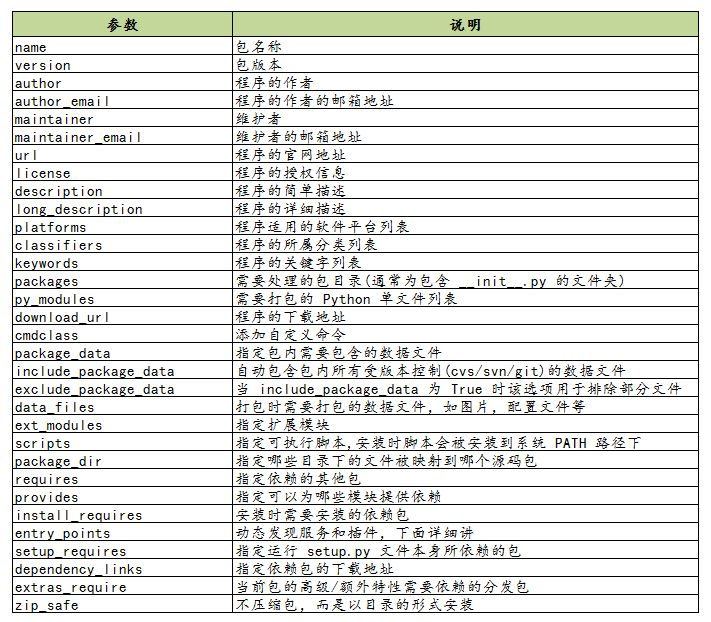
#> input picture setup-py-basic-command.jpg, 711 x 622 px
$ python -i test_2.0.py   (imports and definitions only)
#> lines starting #> are read from the running program, lines starting #| are printed output that depends on the picture
# -*- coding=utf-8
from hashlib import md5
import json
import binascii
import urllib.parse as parse
from PIL import Image
import numpy as np
import cv2 as cv
from cv2 import data
from MMCQ import MMCQ  # 需要MMCQ.py文件在同一目录下
from rich.progress import (
    BarColumn,
    Progress,
)
from rich.console import Console
from rich import print  # rich用于进度条展示和美化终端输出，不需要可以去掉
import easygui as g  # 导入EasyGui模块，主要用于选择目标文件夹，不需要可以去掉
import time
import datetime
import os
import shutil
from concurrent import futures  # 多进程+多线程，实测速度提升明显，缺点是无法实现rich进度条展示
'''
# ---------------------------------
# 创建于2021/5/18
# 更新于2021/5/18 11:26
# ---------------------------------
# Need help ?  => 694357845@qq.com
# ---------------------------------
# 处理流程：
# 1.传入路径
# 2.复制路径文件夹的图片 => 粘贴至当前PY文件目录下的prepare文件夹（没有会自动创建）
# 3.压缩prepare文件夹的图片 => 另存至当前PY文件目录下的compress文件夹（没有会自动创建） //这里使用率多进程+多线程，并绑定回调函数testMMCQ执行4.
# 4.分析compress文件夹的图片色彩主题 => 重命名对应的prepare图片文件
# 5.对prepare文件夹的图片生成对应的JSON文件
# 6.[Optional]生成报告
# ---------------------------------
'''
# 全局变量
# [1 line not run here, left out]
# [1 line that did not run here, left out]
# [1 line that did not run here, left out]
# [1 line that did not run here, left out]
'''
# themes 是分析色彩的结果颜色数量，默认为5
# size_rate 是图片尺寸缩放倍率，默认为10
# ignore_size 是图片压缩忽略阈值（宽/高中的最大值），默认为200
# 推荐在profile.json中修改配置，如有需要也可以修改成传参
'''
# 实例化进度条，由于采用多进程+多线程，只能当分隔符使用
progress = Progress(
    BarColumn(bar_width=None)
)

console = Console(color_system='auto', style=None)


def compressImage(srcPath):
#> called with srcPath = 'setup-py-basic-command.jpg'
    base_dir = os.path.dirname(__file__)   # 获取当前文件目录
    # 如果是文件就处理
    if os.path.isfile(srcPath):
        try:
            # 打开原图片缩小后保存，可以用if srcFile.endswith(".jpg")或者split，splitext等函数等针对特定文件压缩
            filename = os.path.basename(srcPath)
            srcFile = srcPath
            dstFile = os.path.join(os.path.join(
                base_dir, "compress"), filename)
            sImg = Image.open(srcFile)
#> sImg is the input picture: PIL image 711x622 RGB; mean R, G, B 225.2, 226, 223.4
            dImg = sImg.convert('RGB')
            w, h = sImg.size
#> w = 711; h = 622
            # 设置压缩尺寸和选项，注意尺寸要用括号
            if max(w, h) > ignore_size:
                dImg = dImg.resize(
                    (int(w/size_rate), int(h/size_rate)), Image.BILINEAR)
            dImg.save(dstFile, quality=80)
            return dstFile

        except Exception:
            dImg = sImg.convert('RGBA')
            dImg = sImg.quantize(colors=256)
#> dImg: PIL image 711x622 P
            if max(w, h) > 200:
                dImg = dImg.resize((int(w/10), int(h/10)), Image.BILINEAR)
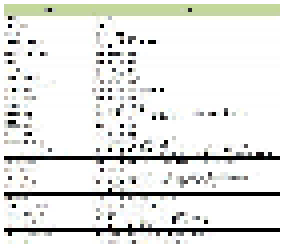
#> dImg: PIL image 71x62 P (shown 4 times larger); mean R, G, B 228.5, 229.4, 226.3
            dImg.save(dstFile)
            return dstFile

            # 如果是文件夹就递归
    if os.path.isdir(srcPath):
        for file in srcPath:
            compressImage(file)


def testMMCQ(future):
    imgfile = future.result()
    start = time.process_time()
    rgb = list(map(lambda d: MMCQ(d, themes).quantize(), [cv.imdecode(np.fromfile(
        imgfile, dtype=np.uint8), cv.COLOR_BGR2RGB)]))
    for i in range(len(rgb)):
        strjoin = ''
        for j in range(len(rgb[i])):
            strs = '#'
            for k in rgb[i][j]:
                strs += str(hex(k))[-2:].replace('x', '0').upper()
            strjoin += strs
        console.print(strjoin.replace('#', ' '), justify='center')
        filename = os.path.basename(imgfile)
        extname = os.path.splitext(imgfile)[1]
        newname = imgfile.replace(
            'compress', 'prepare').replace(filename, strjoin)
        os.rename(imgfile.replace(
            'compress', 'prepare'), newname + extname)


def procompress(files, root):
    base_dir = os.path.dirname(__file__)   # 获取当前文件目录

    pool = futures.ThreadPoolExecutor(max_workers=None)
    ss = []
    ipl = 0
    for f in files:
        if os.path.splitext(f)[1] != '.gif':
            ipl = ipl + 1
            new_file_path = r'%s\%s_%s_%s%s' % (
                os.path.join(base_dir, "prepare"), 'img', ipl, str(int(time.time()*10000)), os.path.splitext(f)[1])
            shutil.copy2(os.path.join(root, f), new_file_path)
            ss.append(new_file_path)

    for si in ss:
        results = pool.submit(compressImage, si)
        results.add_done_callback(testMMCQ)

    pool.shutdown(wait=True)


# [110 lines not run here, left out]

>>> result = compressImage('setup-py-basic-command.jpg')
